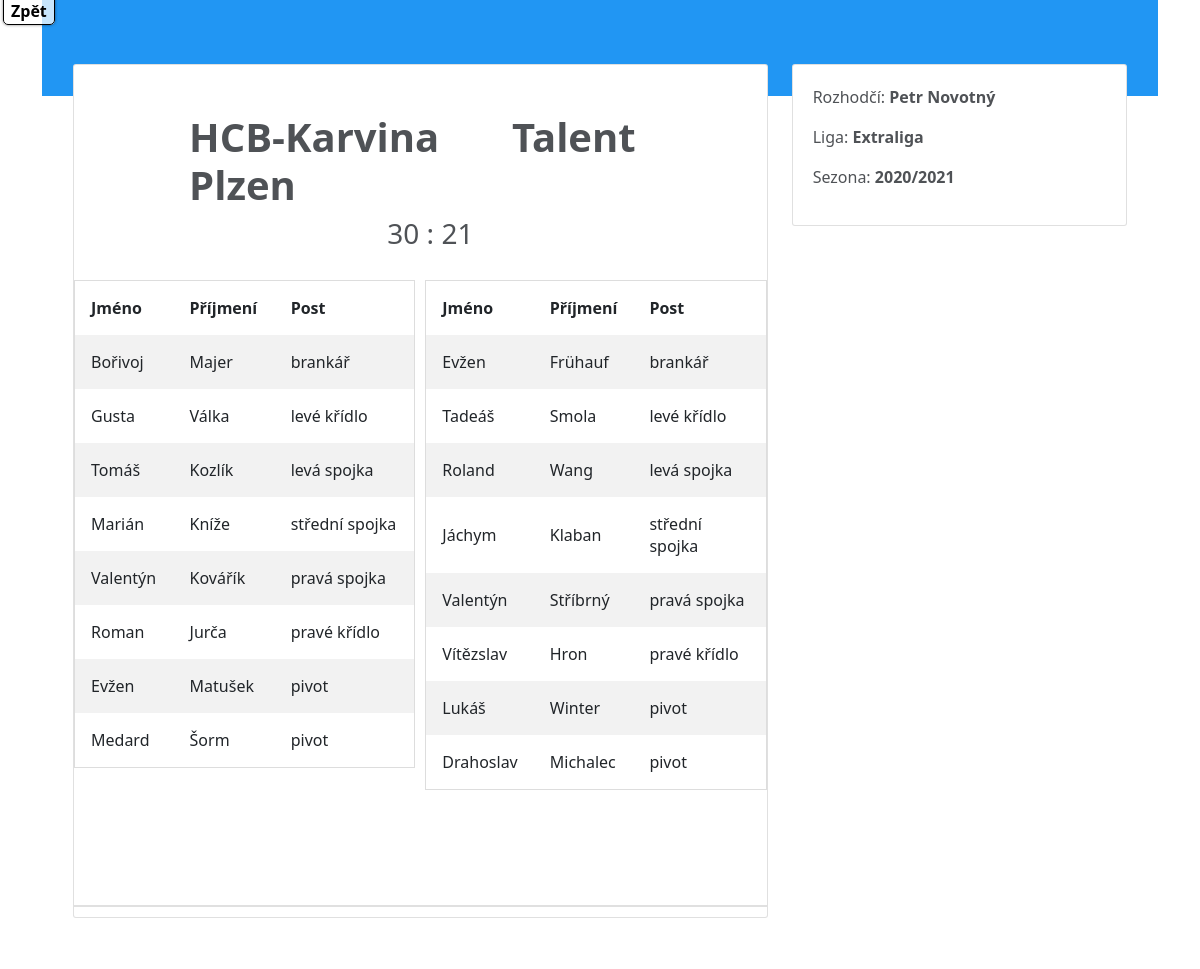
The app's page /zapasydetail/1 with its own data.
### HazenaIS/models.py (models this page shows, shortened)
class Zapasy(models.Model):
    domaci_skore = models.IntegerField()
    hoste_Skore = models.IntegerField()
    datum_cas = models.DateTimeField()
    rozhodci = models.ForeignKey('Rozhodci', on_delete=models.RESTRICT)
    domaci = models.ForeignKey('Klub', on_delete=models.RESTRICT, related_name='domaci_ID')
    hoste = models.ForeignKey('Klub', on_delete=models.RESTRICT, related_name='hoste_ID')

class Klub(models.Model):
    nazev_klubu = models.CharField(max_length=50)
    prezident_klubu = models.CharField(max_length=50)
    email = models.CharField(max_length=50)
    adresa = models.CharField(max_length=50)
    def __str__(self):
        return self.nazev_klubu

class Kariera(models.Model):
    datum_vstupu = models.DateTimeField(default=datetime.now)
    aktivni = models.BooleanField()
    hrac = models.ForeignKey('Hrac', on_delete=models.RESTRICT)
    klub = models.ForeignKey('Klub', on_delete=models.RESTRICT)
    sezona = models.ForeignKey('Sezona', on_delete=models.RESTRICT)

class Hrac(models.Model):
    jmeno = models.CharField(max_length=50)
    prijmeni = models.CharField(max_length=50)
    rodne_cislo = models.CharField(max_length=25)
    nazev_postu = models.CharField(max_length=25)
    aktivni = models.BooleanField(default=False)

class Rozhodci(models.Model):
    jmeno = models.CharField(max_length=50)
    prijmeni = models.CharField(max_length=50)
    rodne_cislo = models.CharField(max_length=25)
    telefon = models.CharField(max_length=25)

class Sezona(models.Model):
    nazev_sezony = models.CharField(max_length=25)
    nazev_ligy = models.CharField(max_length=50)

### HazenaIS/views.py (the view)
# urls.py: path('zapasydetail/<int:zapasy_id>',HazenaIS.views.zapasydetail, name='zapasydetail'),
def zapasydetail(request, zapasy_id):
    zdetail = Zapasy.objects.get(id = zapasy_id)
    domacihraci = Kariera.objects.filter(klub=zdetail.domaci)
    hostehraci = Kariera.objects.filter(klub=zdetail.hoste)
    sezon = Kariera.objects.filter(klub=zdetail.domaci).first()
    return render(request, 'zapasy_detail.html', {'zapasydetail':zdetail, 'domaci':domacihraci, 'hoste':hostehraci, 'sezona':sezon})

### templates/zapasy_detail.html (shortened to what this page needs)
{% load static %}
<html lang="en">
    <head>
        <link href="https://cdn.jsdelivr.net/npm/bootstrap@5.0.0-beta3/dist/css/bootstrap.min.css" rel="stylesheet">
        <link href="https://maxcdn.bootstrapcdn.com/font-awesome/4.7.0/css/font-awesome.min.css" rel="stylesheet" />
        <link rel="stylesheet" type="text/css" href="{% static 'css/zapasy_detail.css' %}"/>
    </head>
    <nav class="fixed-menu">
        <ul>
          <li><a href="{% url 'zapasy' %}">Zpět</a></li>
        </ul>
      </nav>
    <section class="container ng-scope ng-fadeInLeftShort" style="">
    <div class="ng-fadeInLeftShort ng-scope" style="">
    <div class="container-overlap bg-blue-500 ng-scope">
    </div>
    <div class="container-fluid ng-scope">
      <div class="row">
        <div class="col-md-7 col-lg-8">
          <form class="card ng-pristine ng-valid">
            <h5 class="card-heading pb0">
            </h5>
            <div class="card-body">
                <h1 style="margin-left: 15%"><b>{{zapasydetail.domaci}} </b> &nbsp;&nbsp;&nbsp;&nbsp;&nbsp; <b>{{zapasydetail.hoste}}</b></h1>
                 <h3 style="margin-left: 45%;">{{zapasydetail.domaci_skore}} : {{zapasydetail.hoste_Skore}}</h3>
            </div>
            <div class="card-offset">
                <div class="row">
                    <div class="column">
                      <table>
                        <tr>
                          <th>Jméno</th>
                          <th>Příjmení</th>
                          <th>Post</th>
                        </tr>
                        {% for h1 in domaci %}
                        <tr>
                          <td>{{h1.hrac.jmeno}}</td>
                          <td>{{h1.hrac.prijmeni}}</td>
                          <td>{{h1.hrac.nazev_postu}}</td>
                        </tr>
                        {% endfor %}
                      </table>
                    </div>
                    <div class="column">
                      <table>
                        <tr>
                          <th>Jméno</th>
                          <th>Příjmení</th>
                          <th>Post</th>
                        </tr>
                        {% for h2 in hoste %}
                        <tr>
                          <td>{{h2.hrac.jmeno}}</td>
                          <td>{{h2.hrac.prijmeni}}</td>
                          <td>{{h2.hrac.nazev_postu}}</td>
                        </tr>
                        {% endfor %}
                      </table>
                    </div>
                  </div>
            </div>
            <h5 class="card-heading pb0"></h5>
            <div class="card-body">
            </div>
            <div class="card-divider"></div>
          </form>
        </div>
        <div class="col-md-5 col-lg-4">
          <div class="card">
               <div class="card-inside">
                   <p>Rozhodčí: <b>{{zapasydetail.rozhodci.jmeno}} {{zapasydetail.rozhodci.prijmeni}}</b></p>
                   <p>Liga: <b>{{sezona.sezona.nazev_ligy}}</b></p>
                   <p>Sezona: <b>{{sezona.sezona.nazev_sezony}}</b></p>
               </div>
          </div>
        </div>
      </div>
    </div></div></section>
    </html>

### static/css/zapasy_detail.css (style rules this page uses)
.bg-blue-500 { background-color: #2196f3; }
.container-overlap { position: relative; padding: 32px 16px 64px; }
.card .card-divider { display: block; margin-top: 10px; margin-bottom: 10px; border: 1px solid rgba(0,0,0,.12); }
.container-fluid, .container-lg, .container-md, .container-sm, .container-xs { padding: 8px; width: auto }
@media only screen and (min-width:480px) { .container-fluid, .container-lg, .container-md, .container-sm, .container-xs { padding: 16px } }
@media only screen and (min-width:992px) { .container-fluid, .container-lg, .container-md, .container-sm, .container-xs { padding: 24px } }
.container-overlap { position: relative; padding: 32px 16px 64px }
.container-overlap+.container-fluid, .container-overlap+.container-lg, .container-overlap+.container-md, .container-overlap+.container-sm, .container-overlap+.container-xs { padding-top: 0; margin-top: -32px }
.card { position: relative; border-radius: 3px; background-color: #fff; color: #4F5256; border: 1px solid rgba(0, 0, 0, .12); margin-bottom: 8px }
@media only screen and (min-width:480px) { .card { margin-bottom: 16px } }
@media only screen and (min-width:992px) { .card { margin-bottom: 24px } }
.card .card-heading { padding: 16px; margin: 0 }
.card .card-body { position: relative; padding: 16px }
.btn-label:after, .c-radio span:before, .container-overlap:before, .note-area.note-area-margin:after, .switch span:after { content: "" }
.card .card-offset { position: relative; padding-bottom: 36px; z-index: 10 }
.card .card-divider { display: block; margin-top: 10px; margin-bottom: 10px; border: 1px solid rgba(0, 0, 0, .12) }
.card-inside { float: left; padding: 20px; }
* { box-sizing: border-box; }
.row { margin-left:-5px; margin-right:-5px; }
.column { float: left; width: 50%; padding: 5px; }
.row::after { content: ""; clear: both; display: table; }
table { border-collapse: collapse; border-spacing: 0; width: 100%; border: 1px solid #ddd; }
th, td { text-align: left; padding: 16px; }
tr:nth-child(even) { background-color: #f2f2f2; }
.fixed-menu { position: fixed; top: -1px; z-index: 1000; }
.fixed-menu ul { margin: 0; padding: 0; list-style-type: none; }
.fixed-menu ul li { margin: 0; padding: 0; }
.fixed-menu li a { border: 1px solid #000; padding: 2px 7px 2px; margin: 0 3px 3px; box-shadow: 0 0 3px rgba(0,0,0,0.5); background-color: rgba(255,255,255,0.75); border-radius: 0 0 5px 5px; color: #000; font-weight: bold; text-decoration: none; }

### records on screen
Zapasy: domaci "HCB-Karvina", hoste "Talent Plzen", domaci_skore "30", hoste_Skore "21", rozhodci.jmeno "Petr", rozhodci.prijmeni "Novotný"
Kariera: hrac.jmeno "Bořivoj", hrac.prijmeni "Majer", hrac.nazev_postu "brankář", sezona.nazev_ligy "Extraliga", sezona.nazev_sezony "2020/2021"
Kariera: hrac.jmeno "Gusta", hrac.prijmeni "Válka", hrac.nazev_postu "levé křídlo"
Kariera: hrac.jmeno "Tomáš", hrac.prijmeni "Kozlík", hrac.nazev_postu "levá spojka"
Kariera: hrac.jmeno "Marián", hrac.prijmeni "Kníže", hrac.nazev_postu "střední spojka"
Kariera: hrac.jmeno "Valentýn", hrac.prijmeni "Kovářík", hrac.nazev_postu "pravá spojka"
Kariera: hrac.jmeno "Roman", hrac.prijmeni "Jurča", hrac.nazev_postu "pravé křídlo"
Kariera: hrac.jmeno "Evžen", hrac.prijmeni "Matušek", hrac.nazev_postu "pivot"
Kariera: hrac.jmeno "Medard", hrac.prijmeni "Šorm", hrac.nazev_postu "pivot"
Kariera: hrac.jmeno "Evžen", hrac.prijmeni "Frühauf", hrac.nazev_postu "brankář"
Kariera: hrac.jmeno "Tadeáš", hrac.prijmeni "Smola", hrac.nazev_postu "levé křídlo"
Kariera: hrac.jmeno "Roland", hrac.prijmeni "Wang", hrac.nazev_postu "levá spojka"
Kariera: hrac.jmeno "Jáchym", hrac.prijmeni "Klaban", hrac.nazev_postu "střední spojka"
Kariera: hrac.jmeno "Valentýn", hrac.prijmeni "Stříbrný", hrac.nazev_postu "pravá spojka"
Kariera: hrac.jmeno "Vítězslav", hrac.prijmeni "Hron", hrac.nazev_postu "pravé křídlo"
Kariera: hrac.jmeno "Lukáš", hrac.prijmeni "Winter", hrac.nazev_postu "pivot"
Kariera: hrac.jmeno "Drahoslav", hrac.prijmeni "Michalec", hrac.nazev_postu "pivot"
